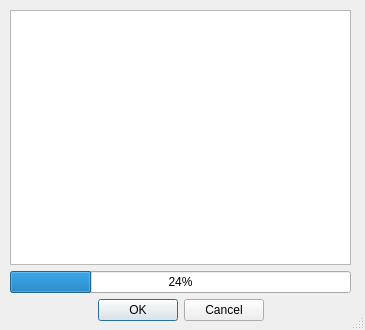
<?xml version="1.0" encoding="UTF-8"?>
<ui version="4.0">
 <class>Dialog</class>
 <widget class="QDialog" name="Dialog">
  <property name="geometry">
   <rect>
    <x>0</x>
    <y>0</y>
    <width>365</width>
    <height>330</height>
   </rect>
  </property>
  <property name="windowTitle">
   <string>Generate Foreign Language Cards</string>
  </property>
  <property name="autoFillBackground">
   <bool>true</bool>
  </property>
  <property name="sizeGripEnabled">
   <bool>true</bool>
  </property>
  <property name="modal">
   <bool>true</bool>
  </property>
  <widget class="QWidget" name="">
   <property name="geometry">
    <rect>
     <x>10</x>
     <y>10</y>
     <width>341</width>
     <height>311</height>
    </rect>
   </property>
   <layout class="QGridLayout" name="gridLayout">
    <item row="0" column="0">
     <widget class="QTextEdit" name="textEdit"/>
    </item>
    <item row="1" column="0">
     <widget class="QProgressBar" name="progressBar">
      <property name="value">
       <number>24</number>
      </property>
     </widget>
    </item>
    <item row="2" column="0">
     <widget class="QDialogButtonBox" name="buttonBox">
      <property name="standardButtons">
       <set>QDialogButtonBox::Cancel|QDialogButtonBox::Ok</set>
      </property>
      <property name="centerButtons">
       <bool>true</bool>
      </property>
     </widget>
    </item>
   </layout>
  </widget>
 </widget>
 <resources/>
 <connections/>
</ui>
